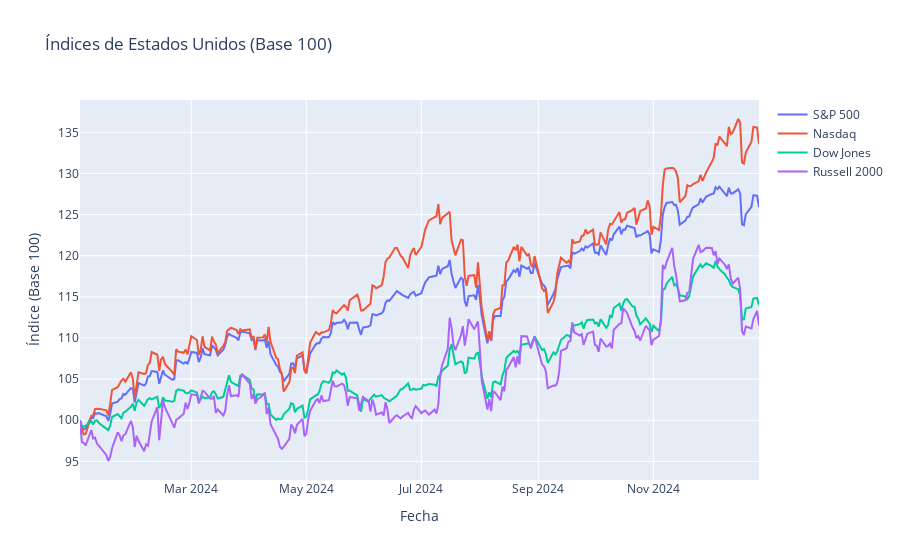
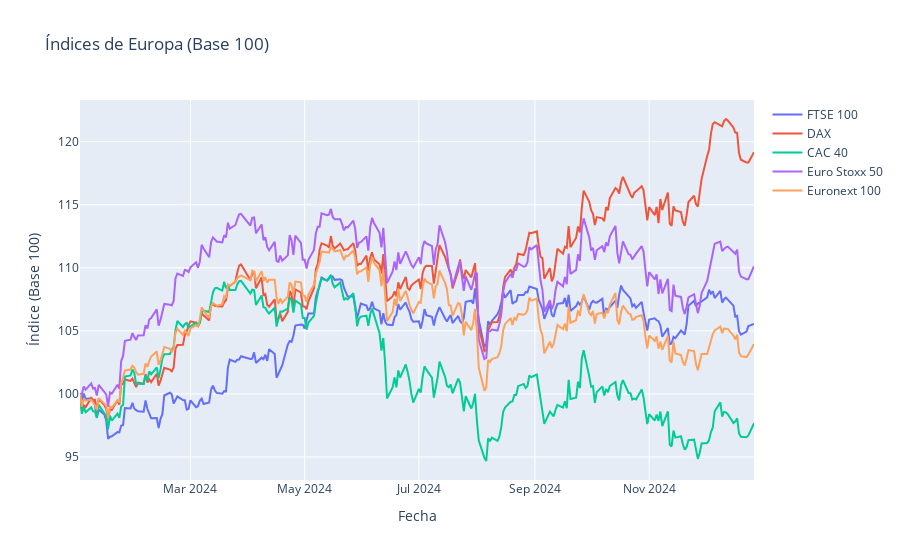
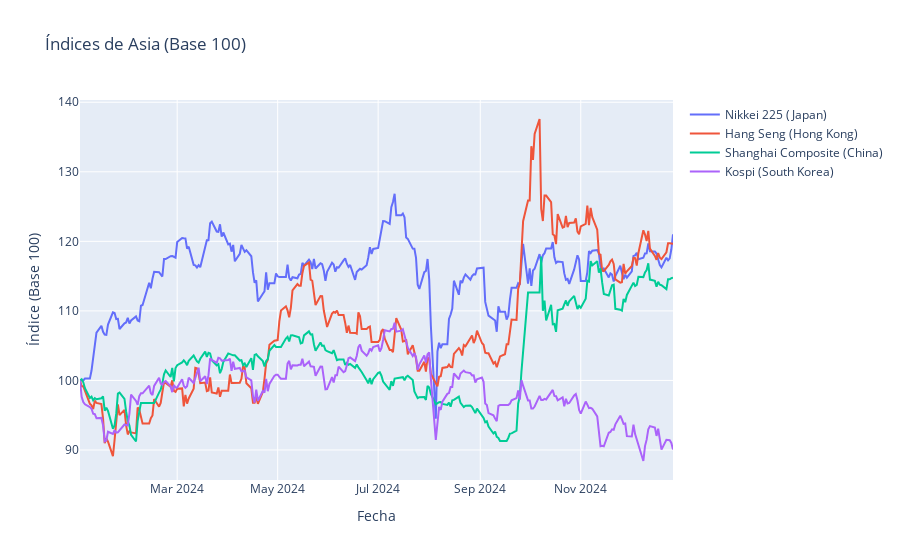

These figures' notebook cell, in order:
### Code cell
start = dt.datetime(2024, 1, 1)
end = dt.datetime(2024, 12, 30) #dt.datetime.now()

# Diccionario con nombres de índices y sus símbolos de Yahoo Finance
us_indices = {
    'S&P 500': '^GSPC',
    'Nasdaq': '^IXIC',
    'Dow Jones': '^DJI',
    'Russell 2000': '^RUT'
}

europe_indices = {
    'FTSE 100': '^FTSE',
    'DAX': '^GDAXI',
    'CAC 40': '^FCHI',
    'Euro Stoxx 50': '^STOXX50E',
    'Euronext 100': '^N100'
}

latam_indices = {
    'Bovespa': '^BVSP',
    # 'IPSA (Chile)': '^IPSA',
    'COLCAP (Colombia)': '^COLCAP',
    # 'S&P/BVL General (Peru)': '^SPBLPGPT',
    'MSCI Peru ETF': 'EPU'
}

asia_indices = {
    'Nikkei 225 (Japan)': '^N225',
    'Hang Seng (Hong Kong)': '^HSI',
    'Shanghai Composite (China)': '000001.SS',
    'Kospi (South Korea)': '^KS11'
}

# Función para descargar y normalizar datos
def get_normalized_data(indices, start, end):
    dataframes = []
    for name, ticker in indices.items():
        df = yf.download(ticker, start=start, end=end)[['Close']]
        df.rename(columns={'Close': name}, inplace=True)
        df = df.dropna(subset=[name])
        if not df.empty:
            df[name] = df[name] / df[name].iloc[0] * 100  # Normalizar a base 100
            dataframes.append(df)
    return dataframes

# Descargar y procesar datos para cada región
us_dataframes = get_normalized_data(us_indices, start, end)
europe_dataframes = get_normalized_data(europe_indices, start, end)
latam_dataframes = get_normalized_data(latam_indices, start, end)
asia_dataframes = get_normalized_data(asia_indices, start, end)

# Función para combinar DataFrames
def merge_dataframes(dataframes):
    if dataframes:
        merged_df = dataframes[0]
        for df in dataframes[1:]:
            merged_df = pd.merge(merged_df, df, left_index=True, right_index=True, how='outer')
        return merged_df.fillna(method='ffill').fillna(method='bfill')
    else:
        return pd.DataFrame()

# Combinar DataFrames de cada región
us_merged = merge_dataframes(us_dataframes)
europe_merged = merge_dataframes(europe_dataframes)
latam_merged = merge_dataframes(latam_dataframes)
asia_merged = merge_dataframes(asia_dataframes)

# Función para graficar los índices de una región
def plot_indices(dataframe, title):
    fig = go.Figure()
    for column in dataframe.columns:
        fig.add_trace(go.Scatter(
            x=dataframe.index,
            y=dataframe[column],
            mode='lines',
            name=column
        ))
    fig.update_layout(
        title=title,
        xaxis_title='Fecha',
        yaxis_title='Índice (Base 100)',
        hovermode='x unified'
    )
    fig.show()

# Mostrar gráficos para cada región
plot_indices(us_merged, 'Índices de Estados Unidos (Base 100)')
plot_indices(europe_merged, 'Índices de Europa (Base 100)')
# plot_indices(latam_merged, 'Índices de América Latina (Base 100)')
plot_indices(asia_merged, 'Índices de Asia (Base 100)')


asia_merged, europe_merged, us_merged

### Figure 1 — Plotly figure (JSON) as saved in the notebook; plotly's stock layout.template omitted (floating-point values rounded to 4 significant figures; data arrays with more than 128 entries replaced by an {"elided": "..."} marker saying what was removed)
{"data": [{"mode": "lines", "name": "S&P 500", "type": "scatter", "x": {"elided": "250 str values"}, "y": {"elided": "250 float values"}}, {"mode": "lines", "name": "Nasdaq", "type": "scatter", "x": {"elided": "250 str values"}, "y": {"elided": "250 float values"}}, {"mode": "lines", "name": "Dow Jones", "type": "scatter", "x": {"elided": "250 str values"}, "y": {"elided": "250 float values"}}, {"mode": "lines", "name": "Russell 2000", "type": "scatter", "x": {"elided": "250 str values"}, "y": {"elided": "250 float values"}}], "layout": {"hovermode": "x unified", "title": {"text": "Índices de Estados Unidos (Base 100)"}, "xaxis": {"title": {"text": "Fecha"}}, "yaxis": {"title": {"text": "Índice (Base 100)"}}}}

### Figure 2 — Plotly figure (JSON) as saved in the notebook; plotly's stock layout.template omitted (floating-point values rounded to 4 significant figures; data arrays with more than 128 entries replaced by an {"elided": "..."} marker saying what was removed)
{"data": [{"mode": "lines", "name": "FTSE 100", "type": "scatter", "x": {"elided": "255 str values"}, "y": {"elided": "255 float values"}}, {"mode": "lines", "name": "DAX", "type": "scatter", "x": {"elided": "255 str values"}, "y": {"elided": "255 float values"}}, {"mode": "lines", "name": "CAC 40", "type": "scatter", "x": {"elided": "255 str values"}, "y": {"elided": "255 float values"}}, {"mode": "lines", "name": "Euro Stoxx 50", "type": "scatter", "x": {"elided": "255 str values"}, "y": {"elided": "255 float values"}}, {"mode": "lines", "name": "Euronext 100", "type": "scatter", "x": {"elided": "255 str values"}, "y": {"elided": "255 float values"}}], "layout": {"hovermode": "x unified", "title": {"text": "Índices de Europa (Base 100)"}, "xaxis": {"title": {"text": "Fecha"}}, "yaxis": {"title": {"text": "Índice (Base 100)"}}}}

### Figure 3 — Plotly figure (JSON) as saved in the notebook; plotly's stock layout.template omitted (floating-point values rounded to 4 significant figures; data arrays with more than 128 entries replaced by an {"elided": "..."} marker saying what was removed)
{"data": [{"mode": "lines", "name": "Nikkei 225 (Japan)", "type": "scatter", "x": {"elided": "258 str values"}, "y": {"elided": "258 float values"}}, {"mode": "lines", "name": "Hang Seng (Hong Kong)", "type": "scatter", "x": {"elided": "258 str values"}, "y": {"elided": "258 float values"}}, {"mode": "lines", "name": "Shanghai Composite (China)", "type": "scatter", "x": {"elided": "258 str values"}, "y": {"elided": "258 float values"}}, {"mode": "lines", "name": "Kospi (South Korea)", "type": "scatter", "x": {"elided": "258 str values"}, "y": {"elided": "258 float values"}}], "layout": {"hovermode": "x unified", "title": {"text": "Índices de Asia (Base 100)"}, "xaxis": {"title": {"text": "Fecha"}}, "yaxis": {"title": {"text": "Índice (Base 100)"}}}}
